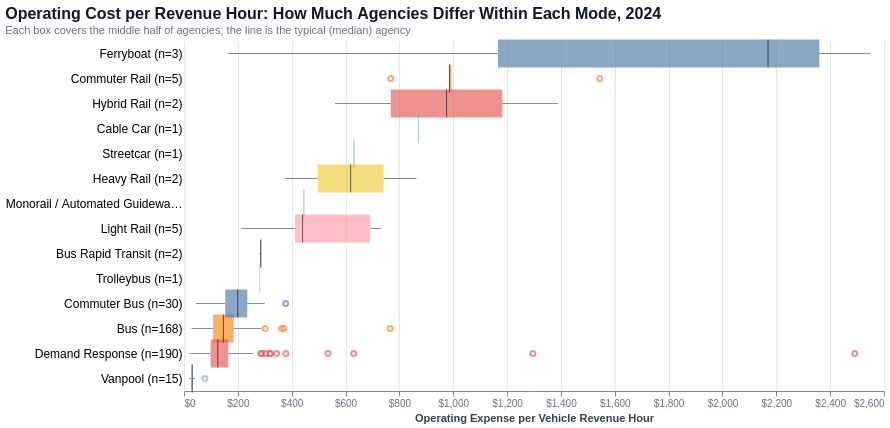

The notebook cell saved with this chart:
### Markdown cell above
### 2.3 Cost per VRH: Variation Across Agencies Within Each Mode

### Code cell
spread_vrh = chart_ideas.simple_box_plot(
    df_opex,
    value_column="opex_per_vrh",
    group_column="mode_full_name",
    year_column="year",
    year=2024,
    value_format="$,.0f",
    x_title="Operating Expense per Vehicle Revenue Hour",
    chart_title=" Operating Cost per Revenue Hour: How Much Agencies Differ Within Each Mode, 2024",
    chart_subtitle="Each box covers the middle half of agencies; the line is the typical (median) agency",
)
spread_vrh

### Figure 1 — Vega specification as saved in the notebook (floating-point values rounded to 4 significant figures)
{"$schema": "https://vega.github.io/schema/vega/v6.json", "data": [{"name": "source_0"}, {"name": "data_0"}, {"name": "data_1"}, {"name": "data_2", "values": [{"group_label": "Bus (n=168)", "opex_per_vrh": 370.1}, {"group_label": "Bus (n=168)", "opex_per_vrh": 301.6}, {"group_label": "Bus (n=168)", "opex_per_vrh": 765.0}, {"group_label": "Commuter Rail (n=5)", "opex_per_vrh": 768.5}, {"group_label": "Demand Response (n=190)", "opex_per_vrh": 630.4}, {"group_label": "Demand Response (n=190)", "opex_per_vrh": 284.8}, {"group_label": "Commuter Rail (n=5)", "opex_per_vrh": 1544.0}, {"group_label": "Vanpool (n=15)", "opex_per_vrh": 77.83}, {"group_label": "Demand Response (n=190)", "opex_per_vrh": 303.7}, {"group_label": "Bus (n=168)", "opex_per_vrh": 362.1}, {"group_label": "Demand Response (n=190)", "opex_per_vrh": 378.4}, {"group_label": "Demand Response (n=190)", "opex_per_vrh": 320.9}, {"group_label": "Commuter Bus (n=30)", "opex_per_vrh": 377.5}, {"group_label": "Demand Response (n=190)", "opex_per_vrh": 289.6}, {"group_label": "Demand Response (n=190)", "opex_per_vrh": 1296.0}, {"group_label": "Demand Response (n=190)", "opex_per_vrh": 534.9}, {"group_label": "Demand Response (n=190)", "opex_per_vrh": 344.0}, {"group_label": "Demand Response (n=190)", "opex_per_vrh": 2492.0}, {"group_label": "Demand Response (n=190)", "opex_per_vrh": 319.6}]}, {"name": "data_3"}, {"name": "data_5", "values": [{"group_label": "Heavy Rail (n=2)", "lower_box_opex_per_vrh": 496.8, "lower_whisker_opex_per_vrh": 374.5, "upper_whisker_opex_per_vrh": 863.6}, {"group_label": "Hybrid Rail (n=2)", "lower_box_opex_per_vrh": 767.8, "lower_whisker_opex_per_vrh": 560.5, "upper_whisker_opex_per_vrh": 1390.0}, {"group_label": "Monorail / Automated Guideway (n=1)", "lower_box_opex_per_vrh": 445.3, "lower_whisker_opex_per_vrh": 445.3, "upper_whisker_opex_per_vrh": 445.3}, {"group_label": "Bus (n=168)", "lower_box_opex_per_vrh": 108.1, "lower_whisker_opex_per_vrh": 27.32, "upper_whisker_opex_per_vrh": 288.2}, {"group_label": "Demand Response (n=190)", "lower_box_opex_per_vrh": 98.94, "lower_whisker_opex_per_vrh": 18.82, "upper_whisker_opex_per_vrh": 257.3}, {"group_label": "Commuter Bus (n=30)", "lower_box_opex_per_vrh": 153.1, "lower_whisker_opex_per_vrh": 43.72, "upper_whisker_opex_per_vrh": 300.0}, {"group_label": "Light Rail (n=5)", "lower_box_opex_per_vrh": 412.1, "lower_whisker_opex_per_vrh": 212.3, "upper_whisker_opex_per_vrh": 732.2}, {"group_label": "Bus Rapid Transit (n=2)", "lower_box_opex_per_vrh": 282.9, "lower_whisker_opex_per_vrh": 280.9, "upper_whisker_opex_per_vrh": 289.1}, {"group_label": "Cable Car (n=1)", "lower_box_opex_per_vrh": 871.3, "lower_whisker_opex_per_vrh": 871.3, "upper_whisker_opex_per_vrh": 871.3}, {"group_label": "Trolleybus (n=1)", "lower_box_opex_per_vrh": 281.3, "lower_whisker_opex_per_vrh": 281.3, "upper_whisker_opex_per_vrh": 281.3}, {"group_label": "Streetcar (n=1)", "lower_box_opex_per_vrh": 631.2, "lower_whisker_opex_per_vrh": 631.2, "upper_whisker_opex_per_vrh": 631.2}, {"group_label": "Ferryboat (n=3)", "lower_box_opex_per_vrh": 1166.0, "lower_whisker_opex_per_vrh": 163.3, "upper_whisker_opex_per_vrh": 2551.0}, {"group_label": "Vanpool (n=15)", "lower_box_opex_per_vrh": 26.32, "lower_whisker_opex_per_vrh": 20.22, "upper_whisker_opex_per_vrh": 40.79}, {"group_label": "Commuter Rail (n=5)", "lower_box_opex_per_vrh": 984.4, "lower_whisker_opex_per_vrh": 984.4, "upper_whisker_opex_per_vrh": 994.1}]}, {"name": "data_6", "values": [{"group_label": "Heavy Rail (n=2)", "lower_whisker_opex_per_vrh": 374.5, "upper_box_opex_per_vrh": 741.3, "upper_whisker_opex_per_vrh": 863.6}, {"group_label": "Hybrid Rail (n=2)", "lower_whisker_opex_per_vrh": 560.5, "upper_box_opex_per_vrh": 1182.0, "upper_whisker_opex_per_vrh": 1390.0}, {"group_label": "Monorail / Automated Guideway (n=1)", "lower_whisker_opex_per_vrh": 445.3, "upper_box_opex_per_vrh": 445.3, "upper_whisker_opex_per_vrh": 445.3}, {"group_label": "Bus (n=168)", "lower_whisker_opex_per_vrh": 27.32, "upper_box_opex_per_vrh": 184.5, "upper_whisker_opex_per_vrh": 288.2}, {"group_label": "Demand Response (n=190)", "lower_whisker_opex_per_vrh": 18.82, "upper_box_opex_per_vrh": 164.6, "upper_whisker_opex_per_vrh": 257.3}, {"group_label": "Commuter Bus (n=30)", "lower_whisker_opex_per_vrh": 43.72, "upper_box_opex_per_vrh": 235.1, "upper_whisker_opex_per_vrh": 300.0}, {"group_label": "Light Rail (n=5)", "lower_whisker_opex_per_vrh": 212.3, "upper_box_opex_per_vrh": 691.3, "upper_whisker_opex_per_vrh": 732.2}, {"group_label": "Bus Rapid Transit (n=2)", "lower_whisker_opex_per_vrh": 280.9, "upper_box_opex_per_vrh": 287.0, "upper_whisker_opex_per_vrh": 289.1}, {"group_label": "Cable Car (n=1)", "lower_whisker_opex_per_vrh": 871.3, "upper_box_opex_per_vrh": 871.3, "upper_whisker_opex_per_vrh": 871.3}, {"group_label": "Trolleybus (n=1)", "lower_whisker_opex_per_vrh": 281.3, "upper_box_opex_per_vrh": 281.3, "upper_whisker_opex_per_vrh": 281.3}, {"group_label": "Streetcar (n=1)", "lower_whisker_opex_per_vrh": 631.2, "upper_box_opex_per_vrh": 631.2, "upper_whisker_opex_per_vrh": 631.2}, {"group_label": "Ferryboat (n=3)", "lower_whisker_opex_per_vrh": 163.3, "upper_box_opex_per_vrh": 2360.0, "upper_whisker_opex_per_vrh": 2551.0}, {"group_label": "Vanpool (n=15)", "lower_whisker_opex_per_vrh": 20.22, "upper_box_opex_per_vrh": 33.0, "upper_whisker_opex_per_vrh": 40.79}, {"group_label": "Commuter Rail (n=5)", "lower_whisker_opex_per_vrh": 984.4, "upper_box_opex_per_vrh": 994.1, "upper_whisker_opex_per_vrh": 994.1}]}, {"name": "data_7"}, {"name": "data_9", "values": [{"group_label": "Heavy Rail (n=2)", "lower_box_opex_per_vrh": 496.8, "max_opex_per_vrh": 863.6, "mid_box_opex_per_vrh": 619.0, "min_opex_per_vrh": 374.5, "upper_box_opex_per_vrh": 741.3}, {"group_label": "Hybrid Rail (n=2)", "lower_box_opex_per_vrh": 767.8, "max_opex_per_vrh": 1390.0, "mid_box_opex_per_vrh": 975.1, "min_opex_per_vrh": 560.5, "upper_box_opex_per_vrh": 1182.0}, {"group_label": "Monorail / Automated Guideway (n=1)", "lower_box_opex_per_vrh": 445.3, "max_opex_per_vrh": 445.3, "mid_box_opex_per_vrh": 445.3, "min_opex_per_vrh": 445.3, "upper_box_opex_per_vrh": 445.3}, {"group_label": "Bus (n=168)", "lower_box_opex_per_vrh": 108.1, "max_opex_per_vrh": 765.0, "mid_box_opex_per_vrh": 146.4, "min_opex_per_vrh": 27.32, "upper_box_opex_per_vrh": 184.5}, {"group_label": "Demand Response (n=190)", "lower_box_opex_per_vrh": 98.94, "max_opex_per_vrh": 2492.0, "mid_box_opex_per_vrh": 125.6, "min_opex_per_vrh": 18.82, "upper_box_opex_per_vrh": 164.6}, {"group_label": "Commuter Bus (n=30)", "lower_box_opex_per_vrh": 153.1, "max_opex_per_vrh": 377.5, "mid_box_opex_per_vrh": 199.5, "min_opex_per_vrh": 43.72, "upper_box_opex_per_vrh": 235.1}, {"group_label": "Light Rail (n=5)", "lower_box_opex_per_vrh": 412.1, "max_opex_per_vrh": 732.2, "mid_box_opex_per_vrh": 440.5, "min_opex_per_vrh": 212.3, "upper_box_opex_per_vrh": 691.3}, {"group_label": "Bus Rapid Transit (n=2)", "lower_box_opex_per_vrh": 282.9, "max_opex_per_vrh": 289.1, "mid_box_opex_per_vrh": 285.0, "min_opex_per_vrh": 280.9, "upper_box_opex_per_vrh": 287.0}, {"group_label": "Cable Car (n=1)", "lower_box_opex_per_vrh": 871.3, "max_opex_per_vrh": 871.3, "mid_box_opex_per_vrh": 871.3, "min_opex_per_vrh": 871.3, "upper_box_opex_per_vrh": 871.3}, {"group_label": "Trolleybus (n=1)", "lower_box_opex_per_vrh": 281.3, "max_opex_per_vrh": 281.3, "mid_box_opex_per_vrh": 281.3, "min_opex_per_vrh": 281.3, "upper_box_opex_per_vrh": 281.3}, {"group_label": "Streetcar (n=1)", "lower_box_opex_per_vrh": 631.2, "max_opex_per_vrh": 631.2, "mid_box_opex_per_vrh": 631.2, "min_opex_per_vrh": 631.2, "upper_box_opex_per_vrh": 631.2}, {"group_label": "Ferryboat (n=3)", "lower_box_opex_per_vrh": 1166.0, "max_opex_per_vrh": 2551.0, "mid_box_opex_per_vrh": 2169.0, "min_opex_per_vrh": 163.3, "upper_box_opex_per_vrh": 2360.0}, {"group_label": "Commuter Rail (n=5)", "lower_box_opex_per_vrh": 984.4, "max_opex_per_vrh": 1544.0, "mid_box_opex_per_vrh": 985.9, "min_opex_per_vrh": 768.5, "upper_box_opex_per_vrh": 994.1}, {"group_label": "Vanpool (n=15)", "lower_box_opex_per_vrh": 26.32, "max_opex_per_vrh": 77.83, "mid_box_opex_per_vrh": 30.6, "min_opex_per_vrh": 20.22, "upper_box_opex_per_vrh": 33.0}]}, {"name": "data_10", "values": [{"group_label": "Heavy Rail (n=2)", "lower_box_opex_per_vrh": 496.8, "max_opex_per_vrh": 863.6, "mid_box_opex_per_vrh": 619.0, "min_opex_per_vrh": 374.5, "upper_box_opex_per_vrh": 741.3}, {"group_label": "Hybrid Rail (n=2)", "lower_box_opex_per_vrh": 767.8, "max_opex_per_vrh": 1390.0, "mid_box_opex_per_vrh": 975.1, "min_opex_per_vrh": 560.5, "upper_box_opex_per_vrh": 1182.0}, {"group_label": "Monorail / Automated Guideway (n=1)", "lower_box_opex_per_vrh": 445.3, "max_opex_per_vrh": 445.3, "mid_box_opex_per_vrh": 445.3, "min_opex_per_vrh": 445.3, "upper_box_opex_per_vrh": 445.3}, {"group_label": "Bus (n=168)", "lower_box_opex_per_vrh": 108.1, "max_opex_per_vrh": 765.0, "mid_box_opex_per_vrh": 146.4, "min_opex_per_vrh": 27.32, "upper_box_opex_per_vrh": 184.5}, {"group_label": "Demand Response (n=190)", "lower_box_opex_per_vrh": 98.94, "max_opex_per_vrh": 2492.0, "mid_box_opex_per_vrh": 125.6, "min_opex_per_vrh": 18.82, "upper_box_opex_per_vrh": 164.6}, {"group_label": "Commuter Bus (n=30)", "lower_box_opex_per_vrh": 153.1, "max_opex_per_vrh": 377.5, "mid_box_opex_per_vrh": 199.5, "min_opex_per_vrh": 43.72, "upper_box_opex_per_vrh": 235.1}, {"group_label": "Light Rail (n=5)", "lower_box_opex_per_vrh": 412.1, "max_opex_per_vrh": 732.2, "mid_box_opex_per_vrh": 440.5, "min_opex_per_vrh": 212.3, "upper_box_opex_per_vrh": 691.3}, {"group_label": "Bus Rapid Transit (n=2)", "lower_box_opex_per_vrh": 282.9, "max_opex_per_vrh": 289.1, "mid_box_opex_per_vrh": 285.0, "min_opex_per_vrh": 280.9, "upper_box_opex_per_vrh": 287.0}, {"group_label": "Cable Car (n=1)", "lower_box_opex_per_vrh": 871.3, "max_opex_per_vrh": 871.3, "mid_box_opex_per_vrh": 871.3, "min_opex_per_vrh": 871.3, "upper_box_opex_per_vrh": 871.3}, {"group_label": "Trolleybus (n=1)", "lower_box_opex_per_vrh": 281.3, "max_opex_per_vrh": 281.3, "mid_box_opex_per_vrh": 281.3, "min_opex_per_vrh": 281.3, "upper_box_opex_per_vrh": 281.3}, {"group_label": "Streetcar (n=1)", "lower_box_opex_per_vrh": 631.2, "max_opex_per_vrh": 631.2, "mid_box_opex_per_vrh": 631.2, "min_opex_per_vrh": 631.2, "upper_box_opex_per_vrh": 631.2}, {"group_label": "Ferryboat (n=3)", "lower_box_opex_per_vrh": 1166.0, "max_opex_per_vrh": 2551.0, "mid_box_opex_per_vrh": 2169.0, "min_opex_per_vrh": 163.3, "upper_box_opex_per_vrh": 2360.0}, {"group_label": "Commuter Rail (n=5)", "lower_box_opex_per_vrh": 984.4, "max_opex_per_vrh": 1544.0, "mid_box_opex_per_vrh": 985.9, "min_opex_per_vrh": 768.5, "upper_box_opex_per_vrh": 994.1}, {"group_label": "Vanpool (n=15)", "lower_box_opex_per_vrh": 26.32, "max_opex_per_vrh": 77.83, "mid_box_opex_per_vrh": 30.6, "min_opex_per_vrh": 20.22, "upper_box_opex_per_vrh": 33.0}]}, {"name": "data_1_y_domain_group_label_0", "values": [{"group_label": "Bus (n=168)", "sort_field": 11.0}, {"group_label": "Commuter Rail (n=5)", "sort_field": 1.0}, {"group_label": "Demand Response (n=190)", "sort_field": 12.0}, {"group_label": "Vanpool (n=15)", "sort_field": 13.0}, {"group_label": "Commuter Bus (n=30)", "sort_field": 10.0}]}, {"name": "data_3_y_domain_group_label_1", "values": [{"group_label": "Heavy Rail (n=2)", "sort_field": 5.0}, {"group_label": "Hybrid Rail (n=2)", "sort_field": 2.0}, {"group_label": "Monorail / Automated Guideway (n=1)", "sort_field": 6.0}, {"group_label": "Bus (n=168)", "sort_field": 11.0}, {"group_label": "Demand Response (n=190)", "sort_field": 12.0}, {"group_label": "Commuter Bus (n=30)", "sort_field": 10.0}, {"group_label": "Light Rail (n=5)", "sort_field": 7.0}, {"group_label": "Bus Rapid Transit (n=2)", "sort_field": 8.0}, {"group_label": "Cable Car (n=1)", "sort_field": 3.0}, {"group_label": "Trolleybus (n=1)", "sort_field": 9.0}, {"group_label": "Streetcar (n=1)", "sort_field": 4.0}, {"group_label": "Ferryboat (n=3)", "sort_field": 0.0}, {"group_label": "Vanpool (n=15)", "sort_field": 13.0}, {"group_label": "Commuter Rail (n=5)", "sort_field": 1.0}]}, {"name": "data_7_y_domain_group_label_2", "values": [{"group_label": "Heavy Rail (n=2)", "sort_field": 5.0}, {"group_label": "Hybrid Rail (n=2)", "sort_field": 2.0}, {"group_label": "Monorail / Automated Guideway (n=1)", "sort_field": 6.0}, {"group_label": "Bus (n=168)", "sort_field": 11.0}, {"group_label": "Demand Response (n=190)", "sort_field": 12.0}, {"group_label": "Commuter Bus (n=30)", "sort_field": 10.0}, {"group_label": "Light Rail (n=5)", "sort_field": 7.0}, {"group_label": "Bus Rapid Transit (n=2)", "sort_field": 8.0}, {"group_label": "Cable Car (n=1)", "sort_field": 3.0}, {"group_label": "Trolleybus (n=1)", "sort_field": 9.0}, {"group_label": "Streetcar (n=1)", "sort_field": 4.0}, {"group_label": "Ferryboat (n=3)", "sort_field": 0.0}, {"group_label": "Commuter Rail (n=5)", "sort_field": 1.0}, {"group_label": "Vanpool (n=15)", "sort_field": 13.0}]}, {"name": "data_1_color_domain_group_label_0", "values": [{"group_label": "Bus (n=168)", "sort_field": 11.0}, {"group_label": "Commuter Rail (n=5)", "sort_field": 1.0}, {"group_label": "Demand Response (n=190)", "sort_field": 12.0}, {"group_label": "Vanpool (n=15)", "sort_field": 13.0}, {"group_label": "Commuter Bus (n=30)", "sort_field": 10.0}]}, {"name": "data_7_color_domain_group_label_1", "values": [{"group_label": "Heavy Rail (n=2)", "sort_field": 5.0}, {"group_label": "Hybrid Rail (n=2)", "sort_field": 2.0}, {"group_label": "Monorail / Automated Guideway (n=1)", "sort_field": 6.0}, {"group_label": "Bus (n=168)", "sort_field": 11.0}, {"group_label": "Demand Response (n=190)", "sort_field": 12.0}, {"group_label": "Commuter Bus (n=30)", "sort_field": 10.0}, {"group_label": "Light Rail (n=5)", "sort_field": 7.0}, {"group_label": "Bus Rapid Transit (n=2)", "sort_field": 8.0}, {"group_label": "Cable Car (n=1)", "sort_field": 3.0}, {"group_label": "Trolleybus (n=1)", "sort_field": 9.0}, {"group_label": "Streetcar (n=1)", "sort_field": 4.0}, {"group_label": "Ferryboat (n=3)", "sort_field": 0.0}, {"group_label": "Commuter Rail (n=5)", "sort_field": 1.0}, {"group_label": "Vanpool (n=15)", "sort_field": 13.0}]}], "marks": [{"type": "symbol", "name": "layer_0_layer_0_marks", "from": {"data": "data_2"}, "encode": {"update": {"y": {"field": "group_label", "scale": "y", "band": 0.5}, "opacity": {"value": 0.65}, "size": {"value": 25}, "stroke": {"field": "group_label", "scale": "color"}, "fill": {"value": "transparent"}, "x": {"field": "opex_per_vrh", "scale": "x"}}}, "style": ["point", "boxplot-outliers"]}, {"type": "rule", "name": "layer_0_layer_1_layer_0_marks", "from": {"data": "data_5"}, "encode": {"update": {"y": {"field": "group_label", "scale": "y", "band": 0.5}, "x": {"field": "lower_whisker_opex_per_vrh", "scale": "x"}, "opacity": {"value": 0.8}, "stroke": {"value": "#6B7280"}, "tooltip": {"signal": "{\"Upper Whisker of Operating Expense per Vehicle Revenue Hour\": format(datum[\"upper_whisker_opex_per_vrh\"], \"\"), \"Lower Whisker of Operating Expense per Vehicle Revenue Hour\": format(datum[\"lower_whisker_opex_per_vrh\"], \"\"), \"group_label\": isValid(datum[\"group_label\"]) ? isArray(datum[\"group_label\"]) ? join(datum[\"group_label\"], '\\n') : datum[\"group_label\"] : \"\"+datum[\"group_label\"]}"}, "x2": {"field": "lower_box_opex_per_vrh", "scale": "x"}}}, "aria": false, "style": ["rule", "boxplot-rule"]}, {"type": "rule", "name": "layer_0_layer_1_layer_1_marks", "from": {"data": "data_6"}, "encode": {"update": {"x2": {"field": "upper_whisker_opex_per_vrh", "scale": "x"}, "y": {"field": "group_label", "scale": "y", "band": 0.5}, "opacity": {"value": 0.8}, "stroke": {"value": "#6B7280"}, "tooltip": {"signal": "{\"Upper Whisker of Operating Expense per Vehicle Revenue Hour\": format(datum[\"upper_whisker_opex_per_vrh\"], \"\"), \"Lower Whisker of Operating Expense per Vehicle Revenue Hour\": format(datum[\"lower_whisker_opex_per_vrh\"], \"\"), \"group_label\": isValid(datum[\"group_label\"]) ? isArray(datum[\"group_label\"]) ? join(datum[\"group_label\"], '\\n') : datum[\"group_label\"] : \"\"+datum[\"group_label\"]}"}, "x": {"field": "upper_box_opex_per_vrh", "scale": "x"}}}, "aria": false, "style": ["rule", "boxplot-rule"]}, {"type": "rect", "name": "layer_1_layer_0_marks", "from": {"data": "data_9"}, "encode": {"update": {"tooltip": {"signal": "{\"Max of Operating Expense per Vehicle Revenue Hour\": format(datum[\"max_opex_per_vrh\"], \"\"), \"Q3 of Operating Expense per Vehicle Revenue Hour\": format(datum[\"upper_box_opex_per_vrh\"], \"\"), \"Median of Operating Expense per Vehicle Revenue Hour\": format(datum[\"mid_box_opex_per_vrh\"], \"\"), \"Q1 of Operating Expense per Vehicle Revenue Hour\": format(datum[\"lower_box_opex_per_vrh\"], \"\"), \"Min of Operating Expense per Vehicle Revenue Hour\": format(datum[\"min_opex_per_vrh\"], \"\"), \"group_label\": isValid(datum[\"group_label\"]) ? isArray(datum[\"group_label\"]) ? join(datum[\"group_label\"], '\\n') : datum[\"group_label\"] : \"\"+datum[\"group_label\"]}"}, "fill": {"field": "group_label", "scale": "color"}, "yc": {"field": "group_label", "scale": "y", "band": 0.5}, "opacity": {"value": 0.65}, "height": {"value": 28}, "x": {"field": "lower_box_opex_per_vrh", "scale": "x"}, "x2": {"field": "upper_box_opex_per_vrh", "scale": "x"}}}, "style": ["bar", "boxplot-box"]}, {"type": "rect", "name": "layer_1_layer_1_marks", "from": {"data": "data_10"}, "encode": {"update": {"fill": [{"field": "group_label", "scale": "color", "test": "datum['lower_box_opex_per_vrh'] >= datum['upper_box_opex_per_vrh']"}, {"value": "#111827"}], "tooltip": {"signal": "{\"Max of Operating Expense per Vehicle Revenue Hour\": format(datum[\"max_opex_per_vrh\"], \"\"), \"Q3 of Operating Expense per Vehicle Revenue Hour\": format(datum[\"upper_box_opex_per_vrh\"], \"\"), \"Median of Operating Expense per Vehicle Revenue Hour\": format(datum[\"mid_box_opex_per_vrh\"], \"\"), \"Q1 of Operating Expense per Vehicle Revenue Hour\": format(datum[\"lower_box_opex_per_vrh\"], \"\"), \"Min of Operating Expense per Vehicle Revenue Hour\": format(datum[\"min_opex_per_vrh\"], \"\"), \"group_label\": isValid(datum[\"group_label\"]) ? isArray(datum[\"group_label\"]) ? join(datum[\"group_label\"], '\\n') : datum[\"group_label\"] : \"\"+datum[\"group_label\"]}"}, "yc": {"field": "group_label", "scale": "y", "band": 0.5}, "opacity": {"value": 0.65}, "height": {"value": 28}, "xc": {"field": "mid_box_opex_per_vrh", "scale": "x"}, "width": {"value": 1}}}, "style": ["tick", "boxplot-median"], "aria": false}], "scales": [{"name": "x", "type": "linear", "domain": {"fields": [{"data": "data_2", "field": "opex_per_vrh"}, {"data": "data_5", "field": "lower_whisker_opex_per_vrh"}, {"data": "data_5", "field": "lower_box_opex_per_vrh"}, {"data": "data_6", "field": "upper_box_opex_per_vrh"}, {"data": "data_6", "field": "upper_whisker_opex_per_vrh"}, {"data": "data_9", "field": "lower_box_opex_per_vrh"}, {"data": "data_9", "field": "upper_box_opex_per_vrh"}, {"data": "data_10", "field": "mid_box_opex_per_vrh"}]}, "range": [0, {"signal": "width"}], "zero": true, "nice": true}, {"name": "y", "type": "band", "domain": {"fields": [{"data": "data_1_y_domain_group_label_0", "field": "group_label"}, {"data": "data_3_y_domain_group_label_1", "field": "group_label"}, {"data": "data_7_y_domain_group_label_2", "field": "group_label"}], "sort": {"op": "max", "field": "sort_field"}}, "range": [0, {"signal": "height"}], "paddingInner": 0, "paddingOuter": 0}, {"name": "color", "type": "ordinal", "domain": {"fields": [{"data": "data_1_color_domain_group_label_0", "field": "group_label"}, {"data": "data_7_color_domain_group_label_1", "field": "group_label"}], "sort": {"op": "max", "field": "sort_field"}}, "range": "category"}], "axes": [{"scale": "x", "orient": "bottom", "maxExtent": 0, "zindex": 0, "gridColor": "#E5E7EB", "domain": false, "minExtent": 0, "tickCount": {"signal": "ceil(width/40)"}, "grid": true, "gridScale": "y", "labels": false, "aria": false, "ticks": false}, {"scale": "x", "grid": false, "titleColor": "#374151", "labelOverlap": true, "tickCount": {"signal": "ceil(width/40)"}, "orient": "bottom", "title": "Operating Expense per Vehicle Revenue Hour", "format": "$,.0f", "labelColor": "#6B7280", "labelFlush": true, "zindex": 0}, {"scale": "y", "domain": false, "zindex": 0, "orient": "left", "grid": false, "labelFontSize": 12, "labelFontWeight": 500, "ticks": false}], "title": {"text": " Operating Cost per Revenue Hour: How Much Agencies Differ Within Each Mode, 2024", "fontWeight": 600, "fontSize": 16, "anchor": "start", "subtitleFontSize": 11, "subtitle": "Each box covers the middle half of agencies; the line is the typical (median) agency", "subtitleColor": "#6B7280", "color": "#111827"}, "background": "white", "width": 700, "padding": 5, "style": "cell", "config": {"axis": {"labelFont": "Arial", "titleFont": "Arial"}, "style": {"cell": {"strokeWidth": 0}, "group-title": {"font": "Arial"}}}, "height": 350}
